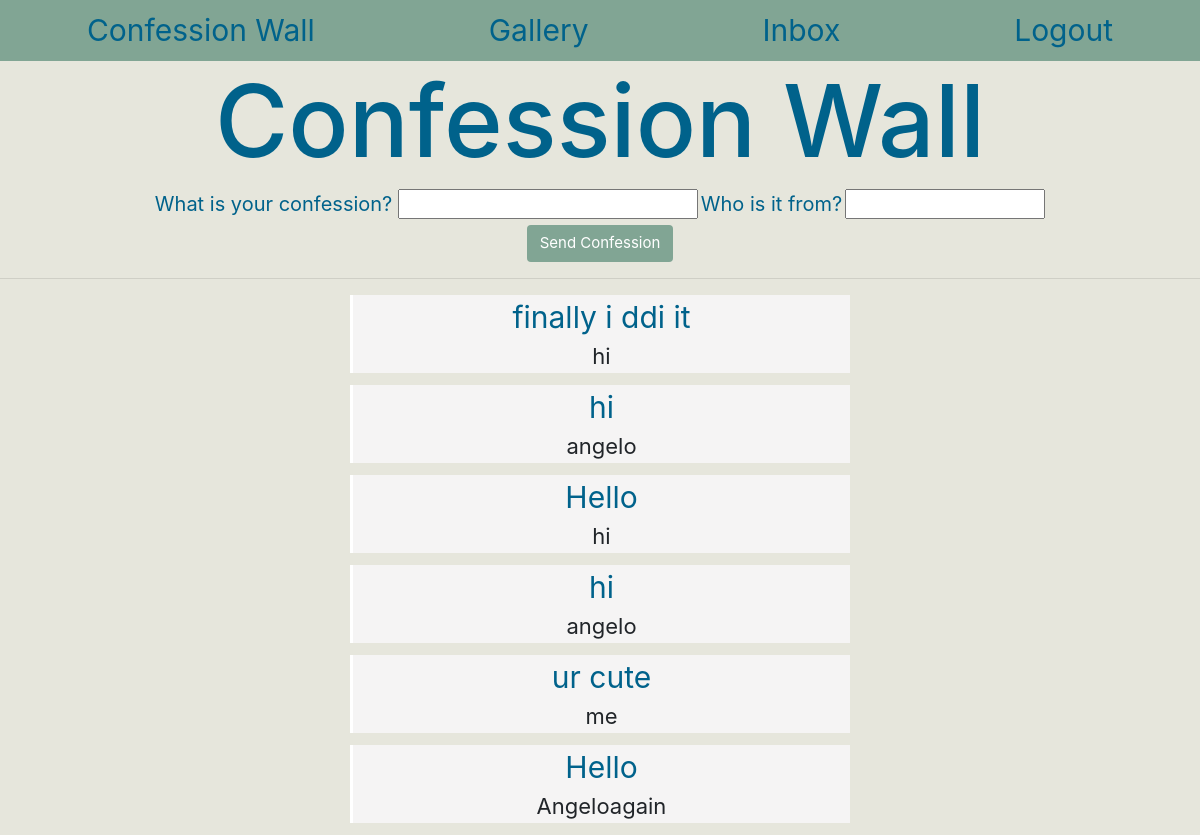
Before: /confessionWall (signed in) with the older database file.
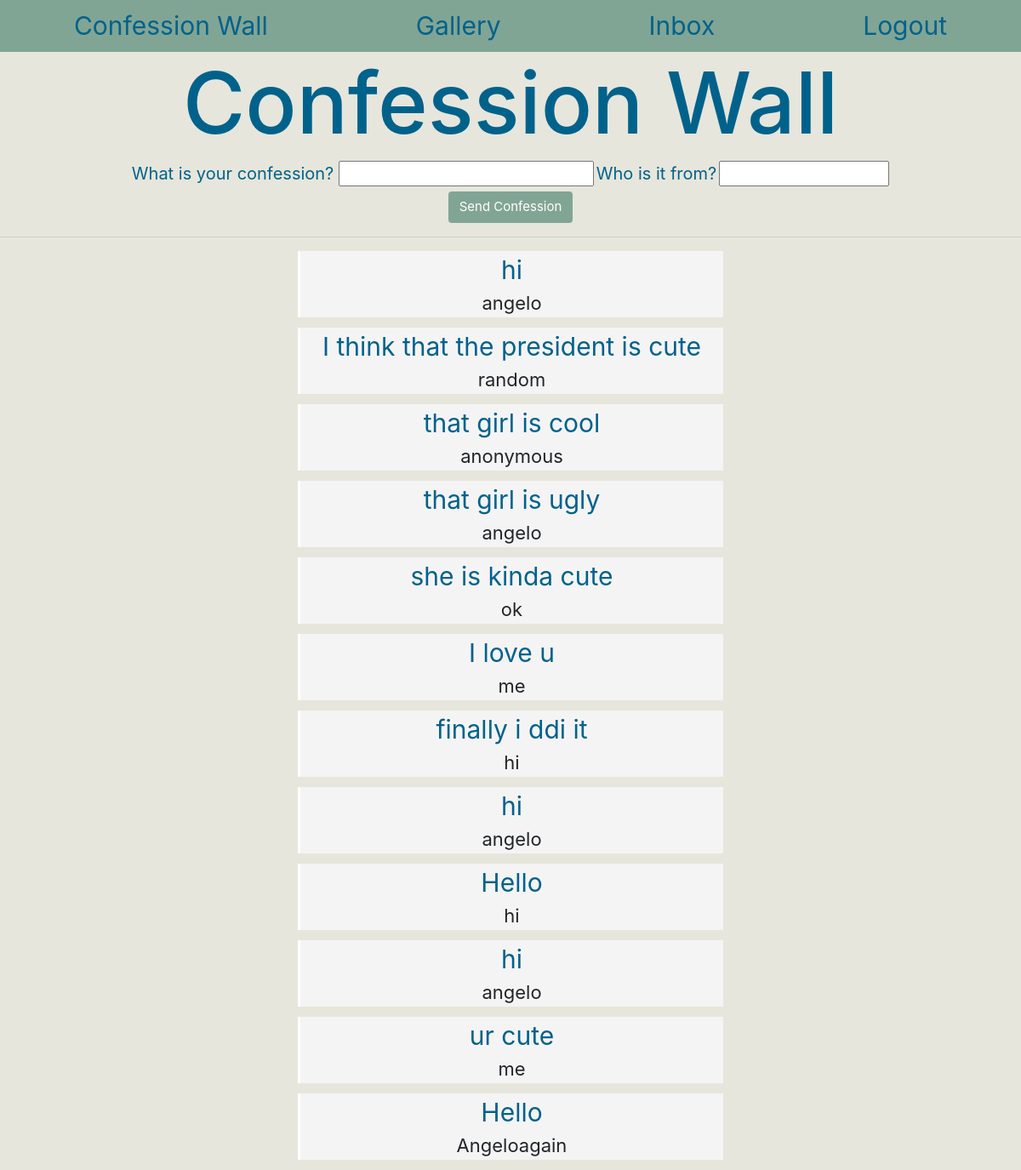
After: the same page with the newer database file.
### app_folder/models.py (models this page shows)
class Confession(db.Model):
    id = db.Column(db.Integer, primary_key=True)
    confessionMessage = db.Column(db.String(512), index=True)
    confessionFrom = db.Column(db.String(64), index=True)

### app_folder/routes.py (the view)
@app.route("/confessionWall", methods=['GET','POST'])
@login_required
def confessionwall():
    form = ConfessionForm()
    Allconfessions = Confession.query.all()
    if not current_user.is_authenticated:
        return redirect("/home")
    if form.validate_on_submit():
        confession = Confession(confessionMessage = form.confessionMessage.data, confessionFrom = form.confessionFrom.data)
        db.session.add(confession)
        db.session.commit()
        return redirect("/confessionWall")
    return render_template('confessionWall.html', title="Confession", form=form, Allconfessions = Allconfessions)

### app_folder/forms.py
class ConfessionForm(FlaskForm):
    confessionMessage = StringField('What is your confession?', validators=[DataRequired()])
    confessionFrom = StringField('Who is it by', validators=[DataRequired()])
    submit = SubmitField( 'Post Confession')

### app_folder/routes.py (called while the page is built)
@login.user_loader
def load_user(user_id):
    return User.query.get(int(user_id))

### app_folder/templates/confessionWall.html (shortened to what this page needs)
{% extends "base.html" %}
{% block confession %}
<div class="center">
    <h1> Confession Wall</h1>
</div>
<div>
    <form action="" method= "post">
        <div id="confessionForm">
            <a id="confMessageLabel"> What is your confession? </a>
                {{ form.confessionMessage(size=512, id='confMessage')}}
            <a id="confMessageLabel2">  Who is it from?</a>
                {{ form.confessionFrom(size=64, id='confFrom')}}
                <div>
                    <button id="submitConf" class="btn submit"> Send Confession </button>
                </div>
        </div>
    </form>
</div>
<hr>
<div>
    <div>
        {% for conf in range(Allconfessions|length-1,0,-1) %}
        <div class="EachConfession">
            <div class="confessionMessage">
                <a> {{ Allconfessions[conf].confessionMessage }} </a>
            </div>
            <div class="confessionFrom">
                <a> {{ Allconfessions[conf].confessionFrom }}</a>
            </div>
        </div>
        {% endfor %}
    </div>
</div>
{% endblock %}

### app_folder/templates/base.html (shortened to what this page needs)
<!DOCTYPE html>
<html lang="en">
  <head>
       <link rel="stylesheet" href="https://stackpath.bootstrapcdn.com/bootstrap/4.4.1/css/bootstrap.min.css">
       <link rel= "stylesheet" type= "text/css" href= "{{ url_for('static',filename='styles/base.css') }}">
       <link rel= "stylesheet" type= "text/css" href= "{{ url_for('static',filename='styles/envelope.css') }}">
       <link rel= "stylesheet" type= "text/css" href= "{{ url_for('static',filename='styles/home.css') }}">
       <link rel= "stylesheet" type= "text/css" href= "{{ url_for('static',filename='styles/gallery.css') }}">
       <link rel= "stylesheet" type= "text/css" href= "{{ url_for('static',filename='styles/confessionWall.css') }}">
    </head>
    <body>
        <div>
            {% if current_user.is_anonymous %}
            {% else %}
            <nav class="nav nav-pills nav-fill">
                <a class="nav-item nav-link" href="{{ url_for('confessionwall') }}">Confession Wall</a>
                <a class="nav-item nav-link" href="{{ url_for('gallery') }}">Gallery</a>
                <a class="nav-item nav-link" href="{{ url_for('inbox') }}">Inbox</a>
                <a class="nav-item nav-link" href="{{ url_for('logout') }}">Logout</a>
              </nav>
            {% endif %}
        </div>
        {% block confession %}{% endblock %}
    </body>
</html>

### app_folder/static/styles/base.css (style rules this page uses)
body { background-color: #E6E6DC; font-size: 10px }
h1 { color: #00628B; font-size: 10em; }
a { color: #00628B; }
.center { text-align: center; }
input { text-align: center; color: #798992; height: 100px; width: 500px; font-size: 8em; }
.nav { font-size: 3em; background-color: #81A594; }
.submit { margin-top: 30px; background-color: #81A594; color: white; font-size: 4em; }

### app_folder/static/styles/envelope.css (style rules this page uses)
* { margin: 0; padding: 0; }

### app_folder/static/styles/confessionWall.css (style rules this page uses)
#confessionForm { text-align:center; }
#confMessageLabel { font-size:2em; color: #00628B; }
#confMessageLabel2 { font-size: 2em; color: #00628B; }
#confMessage { height: 30px; width: 300px; font-size: 2em; }
#confFrom { height: 30px; font-size: 2em; width: 200px; }
#submitConf { margin-top: .5%; font-size: 1.5em; }
.EachConfession { width: 500px; text-align:center; border-left: solid white; margin-bottom: 1%; background-color: #f5f4f4; margin-left: auto; margin-right: auto; }
.confessionMessage { font-size: 3em; color: #00628B; }
.confessionFrom { font-size: 2.2em; }

Changed rows visible on the page:
added Confession: confessionMessage "hi", confessionFrom "angelo"
added Confession: confessionMessage "I think that the president is cute", confessionFrom "random"
added Confession: confessionMessage "that girl is cool", confessionFrom "anonymous"
added Confession: confessionMessage "that girl is ugly", confessionFrom "angelo"
added Confession: confessionMessage "she is kinda cute", confessionFrom "ok"
added Confession: confessionMessage "I love u", confessionFrom "me"
Other visible differences:
new list line: "hi angelo"
